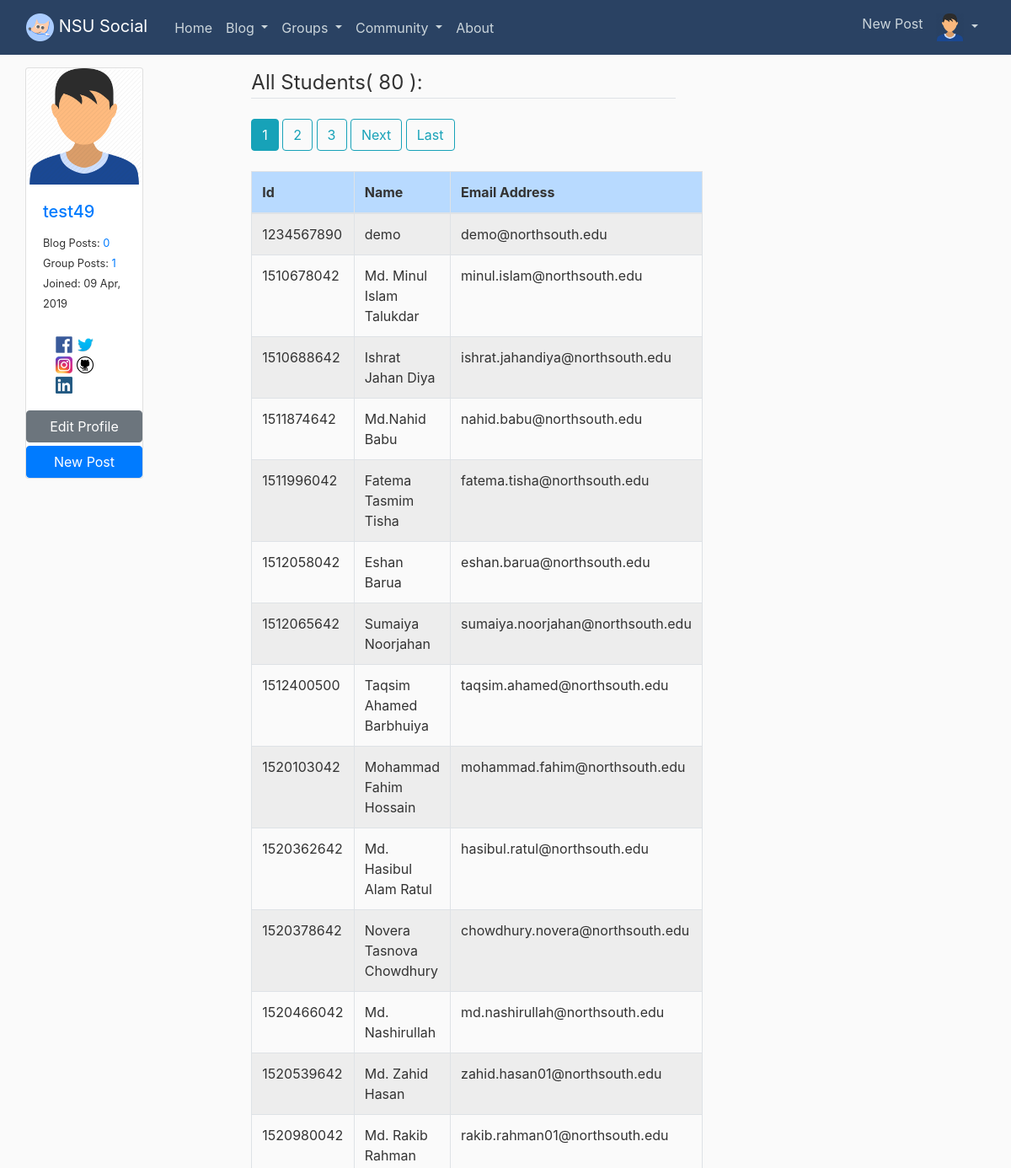
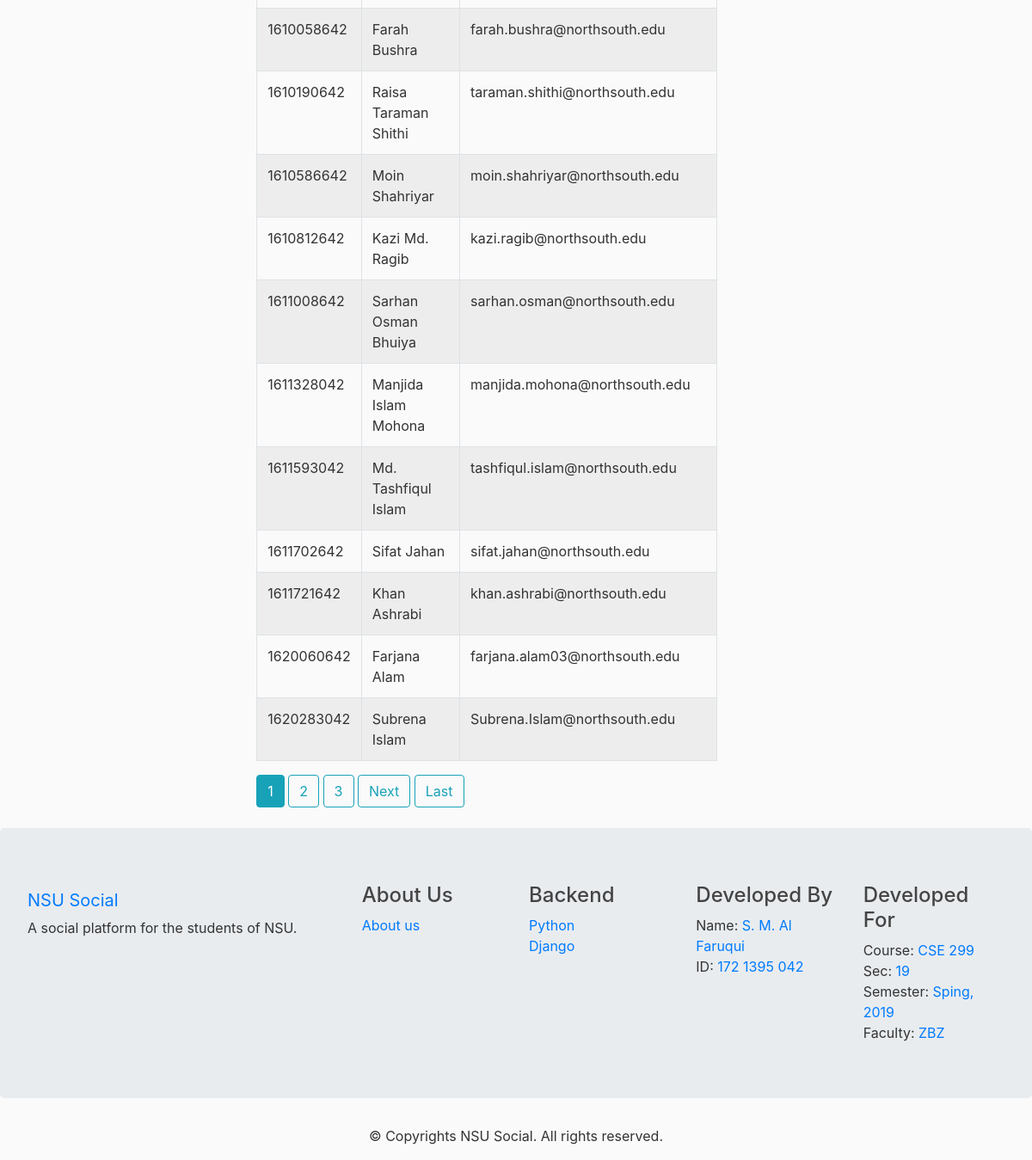
Page /students/ (signed in) on the committed database (2 pictures, top to bottom).
### users/models.py (models this page shows, shortened)
class Profile(models.Model):
    user = models.OneToOneField(User, on_delete=models.CASCADE)
    nsu_id = models.IntegerField(null = True)
    image = models.ImageField(default='profile_pics/default.jpg', upload_to='profile_pics')
    status = models.CharField(max_length = 100, default = 'Status')
    bio = models.TextField(default = 'Bio')
    date_registered = models.DateTimeField(default=timezone.now)
    fb_link = models.URLField(default = 'https://www.facebook.com/')
    insta_link = models.URLField(default = 'https://www.instagram.com/')
    git_link = models.URLField(default = 'https://github.com/')
    linkedin_link = models.URLField(default = 'https://bd.linkedin.com/')
    twitter_link = models.URLField(default = 'https://twitter.com/')

class Student(models.Model):
    name = models.CharField(max_length = 50)
    id = models.IntegerField(primary_key=True)
    email = models.EmailField(unique = True)
    date_registered = models.DateTimeField(default=timezone.now)

### users/views.py (the view)
# urls.py: path('students/', StudentListView.as_view(), name = 'students'),
class StudentListView(LoginRequiredMixin, ListView):
    model = Student
    context_object_name = 'students'
    template_name = 'users/students.html'
    ordering = ['id']
    paginate_by = 25

### users/templates/users/students.html (shortened to what this page needs)
{% extends "blog/base.html" %}
{% block content %}
<div class="container col-md-10">
  <legend class="border-bottom mb-4">All Students( {{page_obj.paginator.count }} ): </legend>
  {% if is_paginated %}
    {% for num in page_obj.paginator.page_range %}
      {% if page_obj.number == num %}
        <a class="btn btn-info mb-4" href="?page={{ num }}">{{ num }}</a>
      {% elif num > page_obj.number|add:'-3' and num < page_obj.number|add:'3' %}
        <a class="btn btn-outline-info mb-4" href="?page={{ num }}">{{ num }}</a>
      {% endif %}
    {% endfor %}
    {% if page_obj.has_next %}
      <a class="btn btn-outline-info mb-4" href="?page={{ page_obj.next_page_number }}">Next</a>
      <a class="btn btn-outline-info mb-4" href="?page={{ page_obj.paginator.num_pages }}">Last</a>
    {% endif %}
  {% endif %}
  <table class="table table-hover table-bordered table-striped">
    <thead>
      <tr class="table-primary">
        <th>Id</th>
        <th>Name</th>
        <th>Email Address</th>
      </tr>
    </thead>
    <tbody>
      {% for p in students %}
      <tr>
        <td>{{p.id}}</td>
        <td>{{p.name}}</td>
        <td>{{p.email}}</td>
      </tr>
      {% endfor %}
    </tbody>
  </table>
  {% if is_paginated %}
    {% for num in page_obj.paginator.page_range %}
      {% if page_obj.number == num %}
        <a class="btn btn-info mb-4" href="?page={{ num }}">{{ num }}</a>
      {% elif num > page_obj.number|add:'-3' and num < page_obj.number|add:'3' %}
        <a class="btn btn-outline-info mb-4" href="?page={{ num }}">{{ num }}</a>
      {% endif %}
    {% endfor %}
    {% if page_obj.has_next %}
      <a class="btn btn-outline-info mb-4" href="?page={{ page_obj.next_page_number }}">Next</a>
      <a class="btn btn-outline-info mb-4" href="?page={{ page_obj.paginator.num_pages }}">Last</a>
    {% endif %}
  {% endif %}
</div>
{% endblock content %}

### blog/templates/blog/base.html (shortened to what this page needs)
{% load static %}
<!DOCTYPE html>
<html>
<head>
    <link rel="stylesheet" href="https://maxcdn.bootstrapcdn.com/bootstrap/4.0.0/css/bootstrap.min.css">
    <link rel="stylesheet" type="text/css" href="{% static 'blog/main.css' %}">
</head>
<body>
<header class="site-header">
  <nav class="navbar navbar-expand-md navbar-dark bg-steel fixed-top">
    <div class="container-fluid">
      <a class="navbar-brand mr-4" href="{% url 'blog-home' %}">
        <img src="{% static 'blog/icon.png' %}" height="33px">  NSU Social</a>
      <div class="collapse navbar-collapse" id="navbarToggle">
        <div class="navbar-nav mr-auto">
          <a class="nav-item nav-link" href="{% url 'blog-home' %}">Home</a>
          {% if user.is_authenticated %}
            <li class="nav-item dropdown">
              <a class="nav-link dropdown-toggle" href="#" id="navbardrop" data-toggle="dropdown">
                Blog
              </a>
            </li>
            <li class="nav-item dropdown">
              <a class="nav-link dropdown-toggle" href="{% url 'groups:all' %}" id="navbardrop" data-toggle="dropdown">
                Groups
              </a>
            </li>
            <li class="nav-item dropdown">
              <a class="nav-link dropdown-toggle" href="#" id="navbardrop" data-toggle="dropdown">
                Community
              </a>
            </li>
          {% endif %}
          <a class="nav-item nav-link" href="{% url 'blog-about' %}">About</a>
        </div>
        <div class="navbar-nav">
          {% if user.is_authenticated %}
            <a class="nav-item nav-link" href="{% url 'profile' %}"></a>
            <a class="nav-item nav-link" href="{% url 'post-create' %}">New Post</a>
            <li class="nav-item dropdown">
              <a class="nav-link dropdown-toggle" href="#" id="navbardrop" data-toggle="dropdown">
                <img src="{{ user.profile.image.url }}" height="33px">
              </a>
            </li>
          {% else %}
            <a class="nav-item nav-link" href="{% url 'login' %}">Login</a>
            <a class="nav-item nav-link" href="{% url 'register' %}">Register</a>
          {% endif %}
        </div>
      </div>
    </div>
  </nav>
</header>
    <main role="main" class="container-fluid">
      <div class="row">
        <div class=" col-md-2">
          <div class="container">
            {% if user.is_authenticated %}
              <div class="card">
                <img class="card-img-top" src="{{ user.profile.image.url }}" alt="Card image cap">
                <div class="card-body">
                  <h5 class="card-title"><a href="{% url 'user-detail' user.profile.id %}">{{ user.username }}</a></h5>
                  <small>Blog Posts: <a href="{% url 'user-posts' user.username %}">{{ user.post.count }}</a></small><br>
                  <small>Group Posts: <a href="{% url 'posts:for_user' username=user.username %}">{{ user.posts.count }}</a></small><br>
                  <small>Joined: {{ user.profile.date_registered|date:"d M, Y"  }}</small><br>
                  <br>
                  <div class="container">
                    <a href="{{ user.profile.fb_link }}">
                      <img src="{% static 'logo/fblogo.png' %}" height="20px"  alt="">
                    </a>
                    <a href="{{ user.profile.twitter_link }}">
                      <img src="{% static 'logo/twitter.jpg' %}" height="20px"  alt="">
                    </a>
                    <a href="{{ user.profile.insta_link }}">
                      <img src="{% static 'logo/insta.png' %}" height="20px"  alt="">
                    </a>
                    <a href="{{ user.profile.git_link }}">
                      <img src="{% static 'logo/git.png' %}" height="20px"  alt="">
                    </a>
                    <a href="{{ user.profile.linkedin_link }}">
                      <img src="{% static 'logo/linkedin.png' %}" height="20px"  alt="">
                    </a>
                  </div>
                </div class="container">
                <a href="{% url 'editprofile' %}" class="btn btn-secondary mb-1">Edit Profile</a>
                <a href="{% url 'post-create' %}" class="btn btn-primary">New Post</a>
              </div>
            {% endif %}
          </div>
        </div>
        <div class="col-md-7">
          <div class="container">
            {% block content %}{% endblock %}
          </div>
        </div>
        <div class="col-md-3">
        </div>
      </div>
    </main>
    <footer class="footer">
       <div class="container-flow jumbotron">
         <div class="row">
           <div class="col-md-12 col-lg-4">
             <div class="footer-logo">
               <a class="navbar-brand" href="#">NSU Social</a>
               <p>A social platform for the students of NSU.</p>
             </div>
           </div>
           <div class="col-sm-6 col-md-3 col-lg-2">
             <div class="list-menu">
               <h4>About Us</h4>
               <ul class="list-unstyled">
                 <li><a href="{% url 'blog-about' %}">About us</a></li>
               </ul>
             </div>
           </div>
           <div class="col-sm-6 col-md-3 col-lg-2">
             <div class="list-menu">
               <h4>Backend</h4>
               <ul class="list-unstyled">
                 <li><a href="#">Python</a></li>
                 <li><a href="#">Django</a></li>
               </ul>
             </div>
           </div>
           <div class="col-sm-6 col-md-3 col-lg-2">
             <div class="list-menu">
               <h4>Developed By</h4>
               <ul class="list-unstyled">
                 <li>Name: <a href="{% url 'user-detail' 10 %}">S. M. Al Faruqui</a></li>
                 <li>ID: <a href="#">172 1395 042</a></li>
               </ul>
             </div>
           </div>
           <div class="col-sm-6 col-md-3 col-lg-2">
             <div class="list-menu">
               <h4>Developed For</h4>
               <ul class="list-unstyled">
                 <li>Course: <a href="#">CSE 299</a></li>
                 <li>Sec: <a href="#">19</a></li>
                 <li>Semester: <a href="#">Sping, 2019</a></li>
                 <li>Faculty: <a href="#">ZBZ</a></li>
               </ul>
             </div>
           </div>
         </div>
       </div>
       <div class="copyrights">
         <div class="container text-center">
           <p>&copy; Copyrights NSU Social. All rights reserved.</p>
         </div>
       </div>
     </footer>
</body>
</html>

### blog/static/blog/main.css (style rules this page uses)
body { background: #fafafa; color: #333333; margin-top: 5rem; }
h1, h2, h3, h4, h5, h6 { color: #444444; }
ul { margin: 0; }
.bg-steel { background-color: #2a4263; }
.site-header .navbar-nav .nav-link { color: #cbd5db; }

### rows in the picture
Student: id "1234567890", name "demo", email "demo@northsouth.edu"
Student: id "1510678042", name "Md. Minul Islam Talukdar", email "minul.islam@northsouth.edu"
Student: id "1510688642", name "Ishrat Jahan Diya", email "ishrat.jahandiya@northsouth.edu"
Student: id "1511874642", name "Md.Nahid Babu", email "nahid.babu@northsouth.edu"
Student: id "1511996042", name "Fatema Tasmim Tisha", email "fatema.tisha@northsouth.edu"
Student: id "1512058042", name "Eshan Barua", email "eshan.barua@northsouth.edu"
Student: id "1512065642", name "Sumaiya Noorjahan", email "sumaiya.noorjahan@northsouth.edu"
Student: id "1512400500", name "Taqsim Ahamed Barbhuiya", email "taqsim.ahamed@northsouth.edu"
Student: id "1520103042", name "Mohammad Fahim Hossain", email "mohammad.fahim@northsouth.edu"
Student: id "1520362642", name "Md. Hasibul Alam Ratul", email "hasibul.ratul@northsouth.edu"
Student: id "1520378642", name "Novera Tasnova Chowdhury", email "chowdhury.novera@northsouth.edu"
Student: id "1520466042", name "Md. Nashirullah", email "md.nashirullah@northsouth.edu"
Student: id "1520539642", name "Md. Zahid Hasan", email "zahid.hasan01@northsouth.edu"
Student: id "1520980042", name "Md. Rakib Rahman", email "rakib.rahman01@northsouth.edu"
Student: id "1610058642", name "Farah Bushra", email "farah.bushra@northsouth.edu"
Student: id "1610190642", name "Raisa Taraman Shithi", email "taraman.shithi@northsouth.edu"
Student: id "1610586642", name "Moin Shahriyar", email "moin.shahriyar@northsouth.edu"
Student: id "1610812642", name "Kazi Md. Ragib", email "kazi.ragib@northsouth.edu"
Student: id "1611008642", name "Sarhan Osman Bhuiya", email "sarhan.osman@northsouth.edu"
Student: id "1611328042", name "Manjida Islam Mohona", email "manjida.mohona@northsouth.edu"
Student: id "1611593042", name "Md. Tashfiqul Islam", email "tashfiqul.islam@northsouth.edu"
Student: id "1611702642", name "Sifat Jahan", email "sifat.jahan@northsouth.edu"
Student: id "1611721642", name "Khan Ashrabi", email "khan.ashrabi@northsouth.edu"
Student: id "1620060642", name "Farjana Alam", email "farjana.alam03@northsouth.edu"
Student: id "1620283042", name "Subrena Islam", email "Subrena.Islam@northsouth.edu"

### other values in the picture
{{ user.username }} "test49"
{{ user.post.count }} "0"
{{ user.posts.count }} "1"
{{ user.profile.date_registered|date:"d M, Y" }} "09 Apr, 2019"
{{ page_obj.paginator.count }} "80"
{{ num }} "1"
{{ num }} "2" "3"
